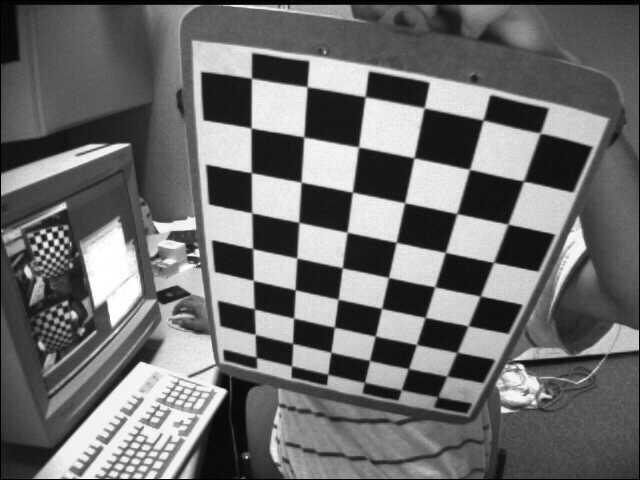
#> input picture left02.jpg, 640 x 480 px
$ python pose_estimation.py   (older library calls are emulated)
#> lines starting #> are read from the running program, lines starting #| are printed output that depends on the picture; after the words box and inside, x2 and y2 are one past the last pixel; in counts of white or black regions, pixels touching at a corner belong together; long printed decimals are rounded
import cv2
im_left = cv2.imread('left02.jpg')
#> im_left is the input picture: shape (480, 640, 3); min 0, max 255, mean 109
im_right = cv2.imread('right02.jpg')
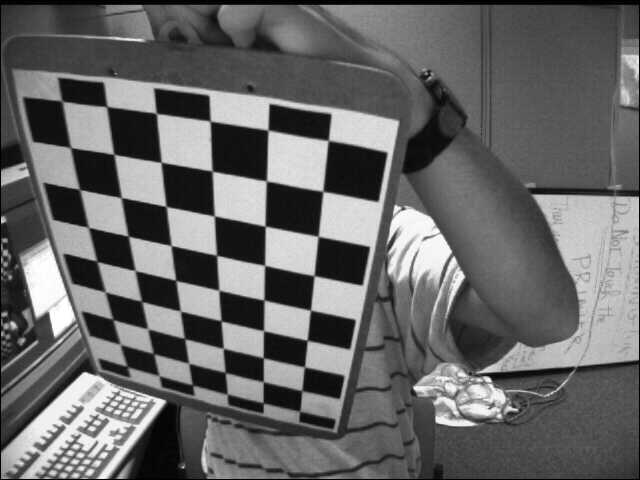
#> input picture right02.jpg, 640 x 480 px
#> im_right is the input picture: shape (480, 640, 3); min 0, max 255, mean 103


print (im_left.shape)
#| (480, 640, 3)
print (im_right.shape)
#| (480, 640, 3)


from matplotlib import pyplot as plt

plt.subplot(121)
plt.imshow(im_left[...,::-1])
plt.subplot(122)
plt.imshow(im_right[...,::-1])
plt.show()
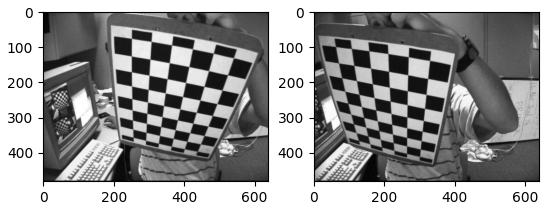
#> figure drawn by matplotlib, 2 panels


ret, corners = cv2.findChessboardCorners(im_left, (7,6))
#> ret = True; corners = 42 rows, first 8: [254.7, 308.6], [253.5, 280.5], [252.6, 248.4], [252.4, 213.8], [251.5, 172.4], [251.8, 128.6], [251.5, 77.99], [293.3, 318]

#print (corners.shape)

#print (corners[0])

corners=corners.reshape(-1,2)
#> corners = 42 pairs, first value 251.5 to 539.2, second value 77.99 to 352.1
#print (corners.shape)
#print (corners[0])


im_left_vis=im_left.copy()
cv2.drawChessboardCorners(im_left_vis, (7,6), corners, ret)
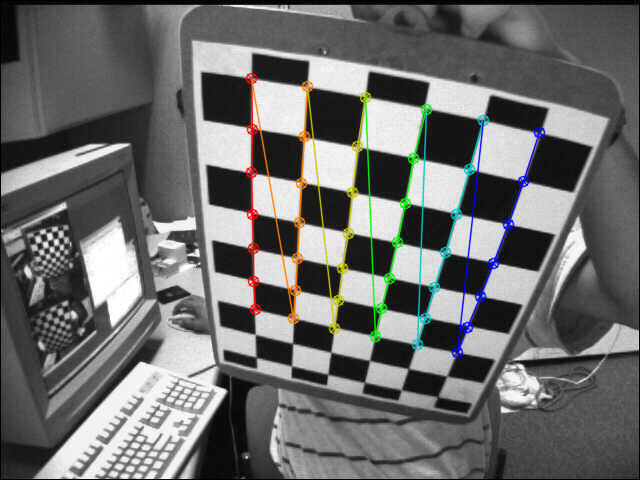
#> im_left_vis: shape (480, 640, 3); 3.63% of pixels changed, all inside (x1, y1, x2, y2) = (245, 72, 546, 359)
plt.imshow(im_left_vis)
plt.show()


 #-----------------------------------------------------------------------------CALIBRATION--------------------------------------------------------------------------------------------------------------


import numpy as np

x,y=np.meshgrid(range(7),range(6))
print ("x:\n",x)
print ("y:\n",y)


world_points=np.hstack((x.reshape(42,1),y.reshape(42,1),np.zeros((42,1)))).astype(np.float32)
print (world_points)


print (corners[0],'->',world_points[0])
#| [254.730 308.614] -> [0. 0. 0.]
print (corners[35],'->',world_points[35])
#| [457.0658  352.104] -> [0. 5. 0.]


from glob import glob

_3d_points=[]
_2d_points=[]

img_paths=glob('*.jpg') #get paths of all all images
for path in img_paths:


    im=cv2.imread(path)
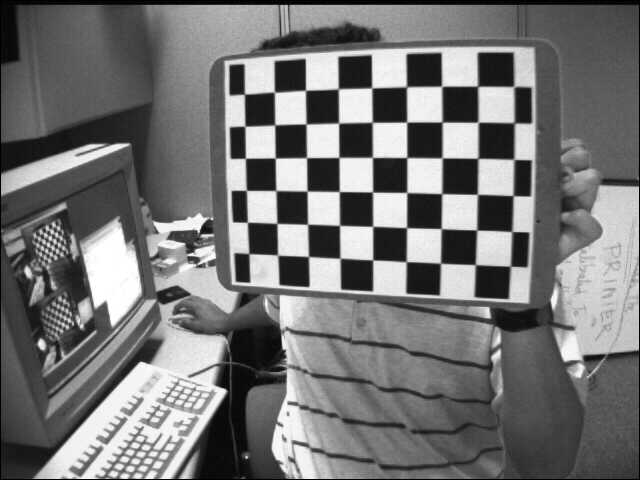
#> input picture left01.jpg, 640 x 480 px
#> im is the input picture: shape (480, 640, 3); min 0, max 255, mean 116.6

    ret, corners = cv2.findChessboardCorners(im, (7,6))
#> corners = 42 rows, first 8: [475.4, 264.8], [440.5, 263.2], [405.9, 261.5], [372.9, 259.9], [340.6, 258.5], [308.7, 256.4], [277.6, 255.1], [476.7, 230.1]

    if ret: #add points only if checkerboard was correctly detected:
        _2d_points.append(corners) #append current 2D points
        _3d_points.append(world_points) #3D points are always the same


print("img_path is ",img_paths)
print(type(img_paths))


#print(im)
print("Shape of im is  ",im.shape)
#| Shape of im is   (480, 640, 3)

ret, mtx, dist, rvecs, tvecs = cv2.calibrateCamera(_3d_points, _2d_points, (im.shape[1], im.shape[0]), None, None)

print ("Ret:",ret)
print ("Mtx:",mtx," ----------------------------------> [",mtx.shape,"]")
print ("Dist:",dist," ----------> [",dist.shape,"]")
print ("rvecs:",rvecs," --------------------------------------------------------> [Shape is...",rvecs[0].shape,"]")
print ("tvecs:",tvecs," -------------------------------------------------------> [",tvecs[0].shape,"]")


plt.imshow(cv2.imread('left12.jpg')[...,::-1])
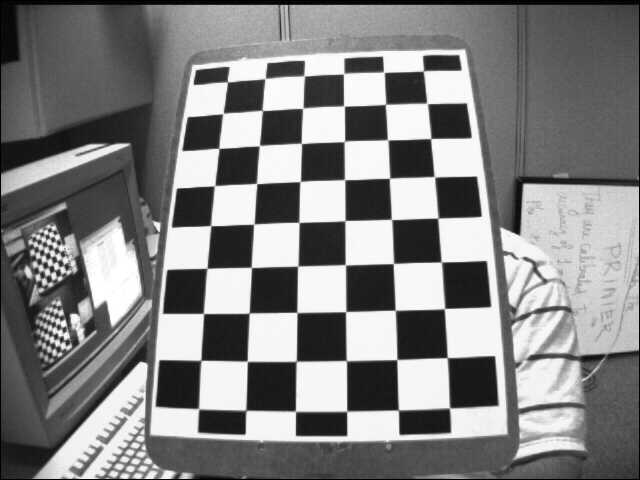
#> input picture left12.jpg, 640 x 480 px
plt.show()


im=cv2.imread('left12.jpg')[...,::-1]
#> im is the input picture: shape (480, 640, 3); min 0, max 255, mean 129.5
im_undistorted=cv2.undistort(im, mtx, dist)
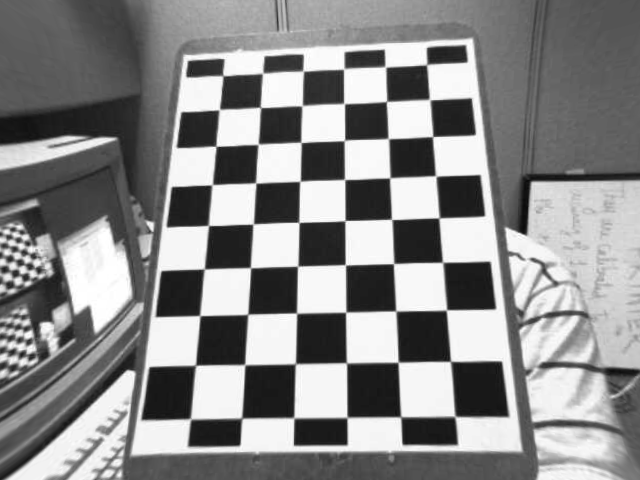
#> im_undistorted: shape (480, 640, 3); min 11, max 255, mean 137.7
plt.subplot(121)
plt.imshow(im)
plt.subplot(122)
plt.imshow(im_undistorted)
plt.show()


_3d_corners = np.float32([[0,0,0], [0,3,0], [3,3,0], [3,0,0],
                           [0,0,-3],[0,3,-3],[3,3,-3],[3,0,-3]])


image_index=10
#> (the run stopped early here; a loop or call above may not have finished)
